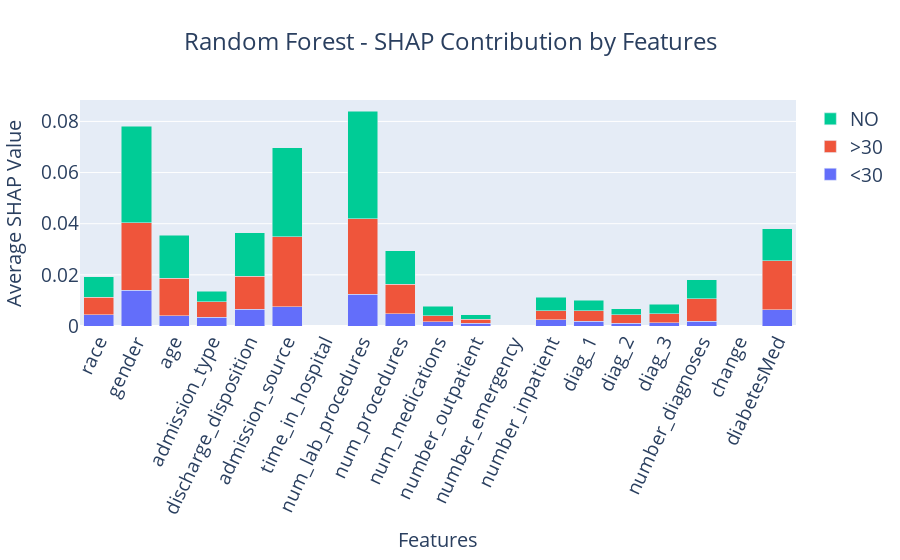

Notebook code cell kept with this figure:
### Code cell
if n_classes > 2:
    
    # Calculate SHAP values
    explainer = shap.TreeExplainer(classifiers['RF'], feat_test[:20])
    shap_values = explainer.shap_values(feat_test[:20])
    
    # Calculate average importance of feature by class
    shap_sums = np.abs(shap_values).mean(axis=1)
    
    fig = go.Figure()
    
    # Add a bar for each class
    for i in range(len(shap_values)):
        fig.add_trace(go.Bar(y=shap_sums[i], x=feature_names, name=f'{unique_classes[i]}'))
    
    # Update plot design
    fig.update_layout(
        barmode='stack',
        title="Random Forest - SHAP Contribution by Features",
        title_x=0.5,
        xaxis_title="Features",
        yaxis_title="Average SHAP Value",
        xaxis_tickangle=-65
    )
    fig.update_layout(
        barmode='stack',
        title={
            'text': "Random Forest - SHAP Contribution by Features",
            'x': 0.5,
            'font': {'size': 22}
        },
        xaxis={
            'title': {'text': "Features", 'font': {'size': 16}},
            'tickangle': -65,
            'tickfont': {'size': 16}
        },
        yaxis={
            'title': {'text': "Average SHAP Value", 'font': {'size': 20}},
            'tickfont': {'size': 16},
        },
        legend= {'font': {'size': 18}}
    )
    sns.set_palette('colorblind')

    fig.show()

### Figure 1 — Plotly figure (JSON) as saved in the notebook; plotly's stock layout.template omitted (floating-point values rounded to 4 significant figures)
{"data": [{"name": "<30", "type": "bar", "x": ["race", "gender", "age", "admission_type", "discharge_disposition", "admission_source", "time_in_hospital", "num_lab_procedures", "num_procedures", "num_medications", "number_outpatient", "number_emergency", "number_inpatient", "diag_1", "diag_2", "diag_3", "number_diagnoses", "change", "diabetesMed"], "y": [0.004339, 0.0139, 0.004004, 0.003374, 0.006631, 0.007576, 0, 0.01235, 0.004769, 0.001716, 0.001069, 0, 0.002373, 0.001899, 0.001124, 0.001208, 0.00177, 0, 0.006441, 0, 0.000413, 0.003269, 0.001665, 0.001526, 0.0005697, 0, 0.001314, 0.00426, 0, 0.0004955, 0.001345, 0, 0, 0, 0.0005083, 0.00174, 0.003514, 0.002225, 0.0001153, 0.000224, 0, 0.0006108, 0, 0.00384, 0.001097, 0.002772, 0.000269, 0, 0, 0, 0, 0, 0.001835, 0.0008351, 0.001459, 0.001976, 0.001533, 0.001859]}, {"name": ">30", "type": "bar", "x": ["race", "gender", "age", "admission_type", "discharge_disposition", "admission_source", "time_in_hospital", "num_lab_procedures", "num_procedures", "num_medications", "number_outpatient", "number_emergency", "number_inpatient", "diag_1", "diag_2", "diag_3", "number_diagnoses", "change", "diabetesMed"], "y": [0.006899, 0.0265, 0.0146, 0.006187, 0.01274, 0.0273, 0, 0.02963, 0.01157, 0.002321, 0.00156, 0, 0.00369, 0.004043, 0.003238, 0.003576, 0.008804, 0, 0.01903, 0, 0.0003438, 0.001235, 0.004548, 0.007082, 0.002516, 0, 0.00445, 0.006178, 0, 0.001132, 0.001429, 0, 0, 0, 0.002212, 0.003809, 0.005278, 0.002865, 0.001365, 0.0005296, 0, 0.002947, 0, 0.001044, 0.004287, 0.003363, 0.001836, 0, 0, 0, 0, 0, 0.001538, 0.004224, 0.002709, 0.004, 0.003811, 0.006574]}, {"name": "NO", "type": "bar", "x": ["race", "gender", "age", "admission_type", "discharge_disposition", "admission_source", "time_in_hospital", "num_lab_procedures", "num_procedures", "num_medications", "number_outpatient", "number_emergency", "number_inpatient", "diag_1", "diag_2", "diag_3", "number_diagnoses", "change", "diabetesMed"], "y": [0.007953, 0.03775, 0.01687, 0.004014, 0.01718, 0.03488, 0, 0.04198, 0.01304, 0.003663, 0.001686, 0, 0.005116, 0.004046, 0.002304, 0.003722, 0.007423, 0, 0.01259, 0, 0.0006082, 0.003629, 0.003182, 0.00836, 0.002954, 0, 0.003338, 0.009105, 0, 0.001244, 0.0003394, 0, 0, 0, 0.002197, 0.003326, 0.008072, 0.00188, 0.001356, 0.0004161, 0, 0.003531, 0, 0.00333, 0.004268, 0.005291, 0.001746, 0, 0, 0, 0, 0, 0.002589, 0.003882, 0.002594, 0.004604, 0.004092, 0.00629]}], "layout": {"barmode": "stack", "legend": {"font": {"size": 19}}, "title": {"font": {"size": 24}, "text": "Random Forest - SHAP Contribution by Features", "x": 0.5}, "xaxis": {"tickangle": -65, "tickfont": {"size": 19}, "title": {"font": {"size": 20}, "text": "Features"}}, "yaxis": {"tickfont": {"size": 19}, "title": {"font": {"size": 20}, "text": "Average SHAP Value"}}}}
